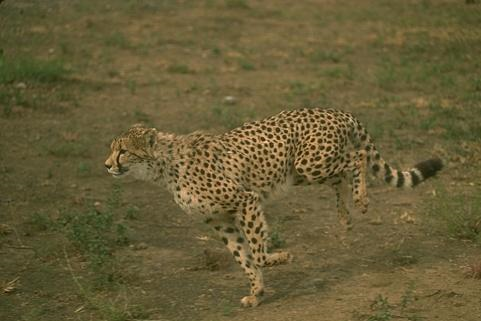
#> input picture Week2/W2_Experiment/Leopard.png, 481 x 321 px, found by its file name
$ python T2.py
#> lines starting #> are read from the running program, lines starting #| are printed output that depends on the picture; after the words box and inside, x2 and y2 are one past the last pixel; in counts of white or black regions, pixels touching at a corner belong together
import cv2
import numpy as np

# 读取灰度图片
my_photo = cv2.imread('/Users/feng/Desktop/计算机视觉/Week2/W2_Experiment/Leopard.png', 0)
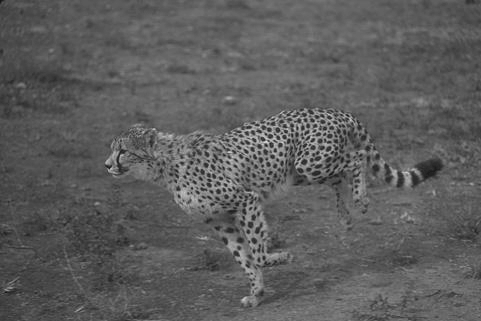
#> my_photo: shape (321, 481); min 21, max 224, mean 92.9
# 获取高和宽得到图片的大小
height, width = my_photo.shape[:2]
#> height = 321; width = 481

# 显示图片
cv2.imshow('Gray Image', my_photo)
cv2.waitKey(0)
cv2.destroyAllWindows()

# ------------------------------------------------缩放正方形--------------------------------------------------
# 计算比例
scale_up_x = 600/width
#> scale_up_x = 1.25
scale_up_y = 600/height
#> scale_up_y = 1.87

image = cv2.resize(my_photo, None, fx=scale_up_x, fy=scale_up_y, interpolation=cv2.INTER_LINEAR)
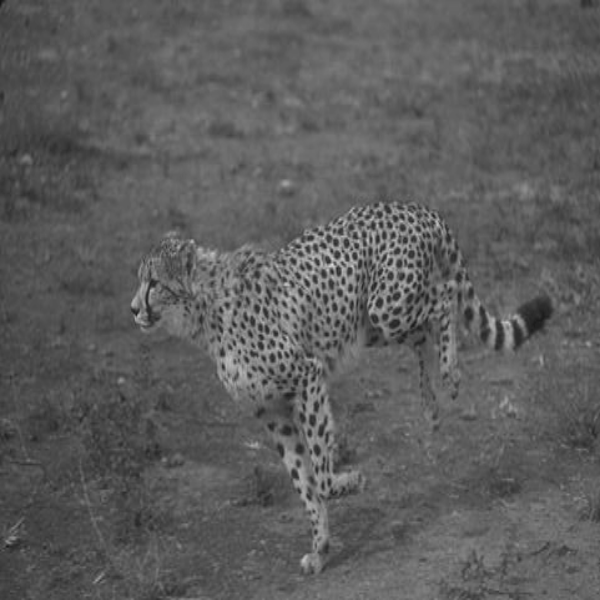
#> image: shape (600, 600); min 21, max 220, mean 92.8

# 显示图像
cv2.imshow('Scale Down to 600*600.', image)
cv2.waitKey()
cv2.destroyAllWindows()

# ------------------------------------------------切片--------------------------------------------------
# 修改长宽
width = 600
height = 600
# 创建一个与图像大小相同的黑色背景
mask = np.zeros((height, width), dtype=np.uint8)

# 定义圆心坐标和半径（这里假设圆心在图像的中心）
center = (width // 2, height // 2)
radius = min(width, height) // 2

# 在掩膜上绘制白色圆形
cv2.circle(mask, center, radius, 255, -1)
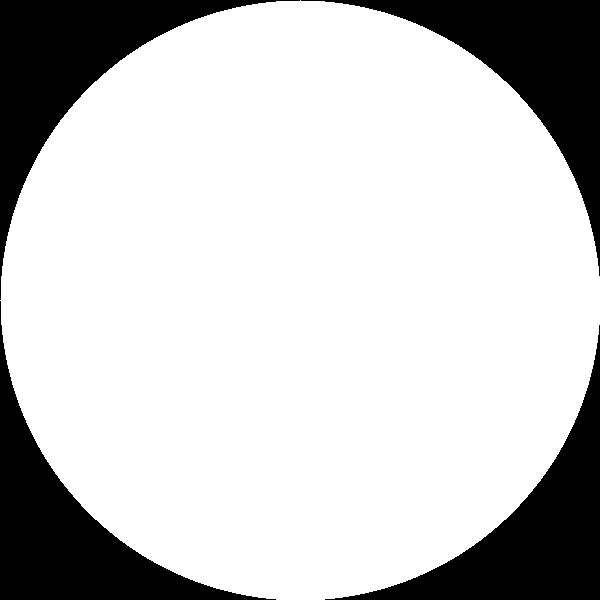
#> mask: shape (600, 600); 78.5% white; 4 black regions, box (x1, y1, x2, y2) and area: (0, 0, 300, 300) 19626, (301, 0, 600, 276) 19326, (0, 301, 276, 600) 19326, (325, 325, 600, 600) 19027

# 对图像应用掩膜
masked_image = cv2.bitwise_and(image, image, mask=mask)
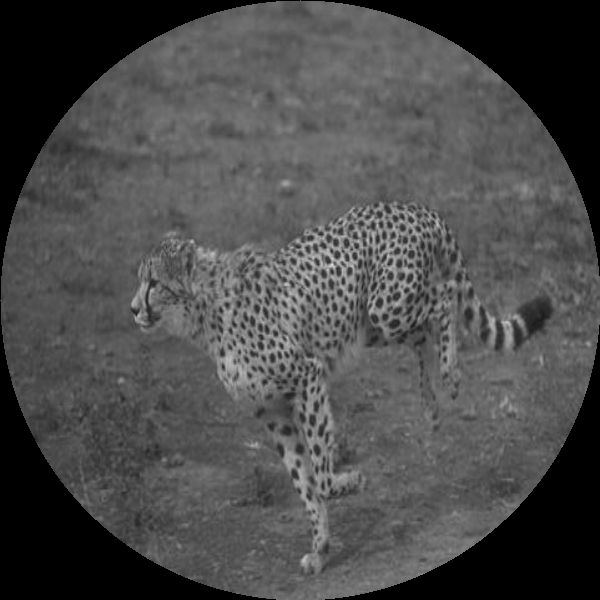
#> masked_image: shape (600, 600); min 0, max 220, mean 74.3

# 显示原始图像和掩膜图像
cv2.imshow('Original Image', image)
cv2.imshow('Masked Image', masked_image)
cv2.waitKey(0)
cv2.destroyAllWindows()

# 保存图片
cv2.imwrite('Masked_Image.jpg', masked_image)
